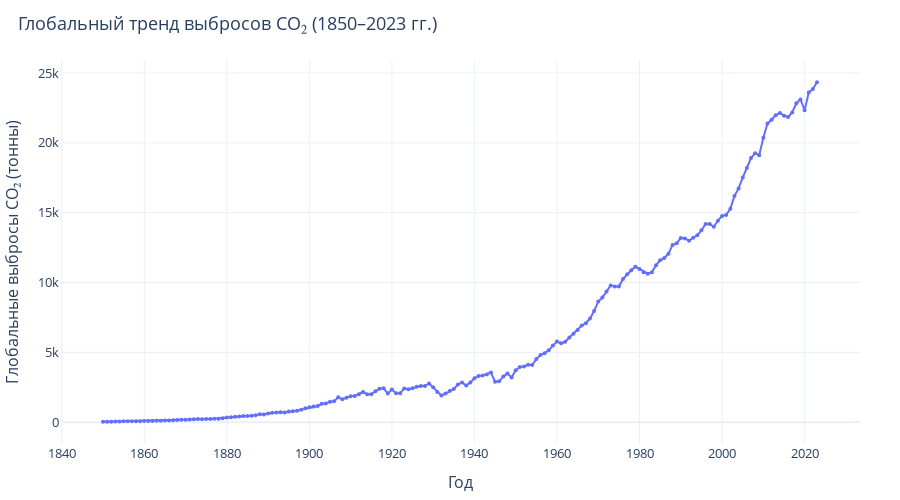

Write notebook code for a chart like this one.
### Markdown cell above
#### 8.1 Глобальная динамика выбросов CO₂

На этом этапе визуализируется общая мировая динамика выбросов CO₂ за период 1850–2023 гг.

### Code cell
import plotly.express as px


def plot_global_co2_trend_interactive(df, year_col="year", co2_col="co2"):
    if co2_col in df.columns and year_col in df.columns:
        yearly = df.groupby(year_col, as_index=False)[co2_col].sum()
        fig = px.line(
            yearly,
            x=year_col,
            y=co2_col,
            title="Глобальный тренд выбросов CO₂ (1850–2023 гг.)",
            labels={year_col: "Год", co2_col: "Глобальные выбросы CO₂ (тонны)"},
        )
        fig.update_traces(mode="lines+markers", line=dict(width=2), marker=dict(size=4))
        fig.update_layout(
            height=500,
            title_x=0.02,
            margin=dict(l=60, r=40, t=60, b=40),
            font=dict(size=13),
            hovermode="x unified",
            template="plotly_white",
        )
        fig.show()
    else:
        print(f"Колонки '{year_col}' или '{co2_col}' не найдены в датафрейме")


# вызов
plot_global_co2_trend_interactive(df_focus)

### Figure 1 — Plotly figure (JSON) as saved in the notebook; plotly's stock layout.template omitted (floating-point values rounded to 4 significant figures; data arrays with more than 128 entries replaced by an {"elided": "..."} marker saying what was removed)
{"data": [{"hovertemplate": "Год=%{x}<br>Глобальные выбросы CO₂ (тонны)=%{y}<extra></extra>", "legendgroup": "", "line": {"color": "#636efa", "dash": "solid", "width": 2}, "marker": {"size": 4, "symbol": "circle"}, "mode": "lines+markers", "name": "", "orientation": "v", "showlegend": false, "type": "scatter", "x": {"elided": "174 int values"}, "xaxis": "x", "y": {"elided": "174 float values"}, "yaxis": "y"}], "layout": {"font": {"size": 13}, "height": 500, "hovermode": "x unified", "legend": {"tracegroupgap": 0}, "margin": {"b": 40, "l": 60, "r": 40, "t": 60}, "title": {"text": "Глобальный тренд выбросов CO₂ (1850–2023 гг.)", "x": 0.02}, "xaxis": {"anchor": "y", "domain": [0, 1], "title": {"text": "Год"}}, "yaxis": {"anchor": "x", "domain": [0, 1], "title": {"text": "Глобальные выбросы CO₂ (тонны)"}}}}
